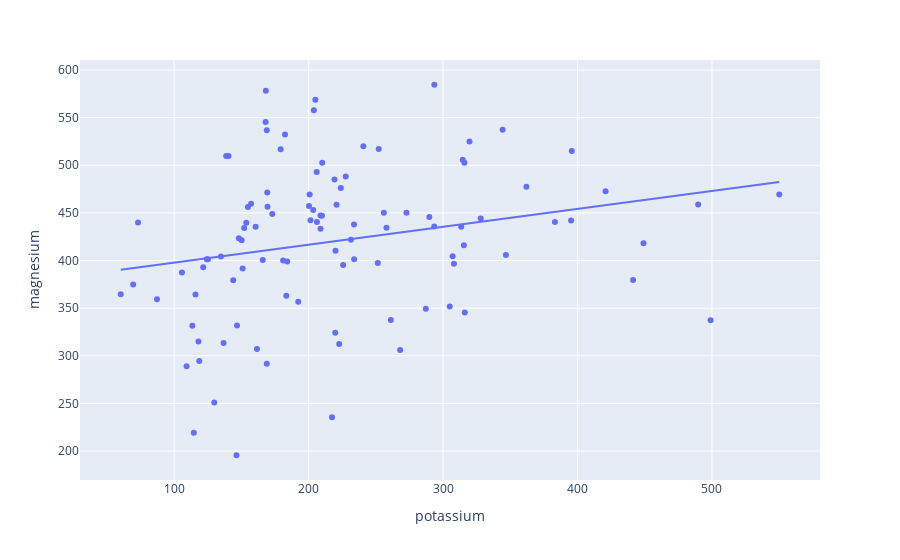

Here is the notebook cell this chart was saved with:
### Code cell
fig = px.scatter(df, x="potassium", y="magnesium", trendline = "ols")
fig.show()
